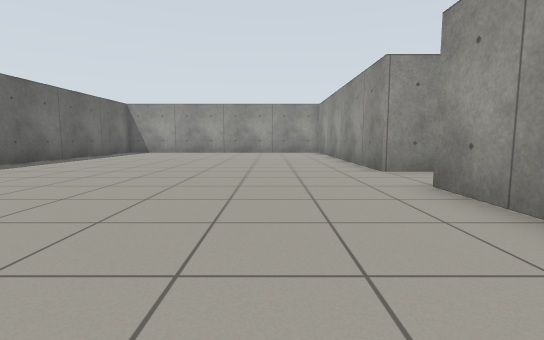
[1] (above)

16 first-person views from a walk through a Gazebo world. The camera is 0.72 m above the floor, tilts 6° down and sees 85° across. The floor is counted in squares, 1 m on a side. Each view is taken from the middle of a square. On the plan, view 1 faces up. The plan holds only what a view shows up to about 10 squares ahead; the rest is blank.

[2]
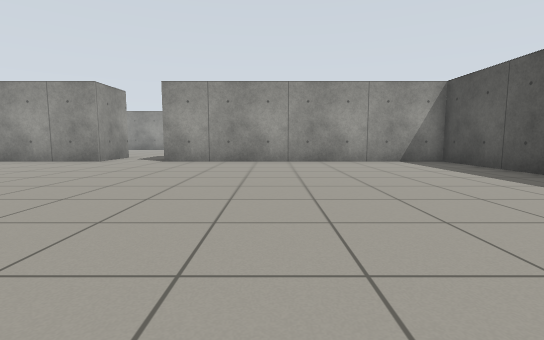

[3]
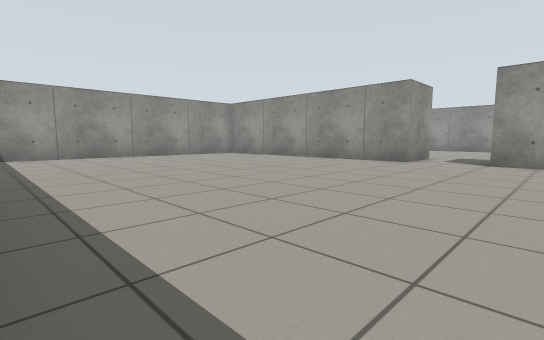

[4]
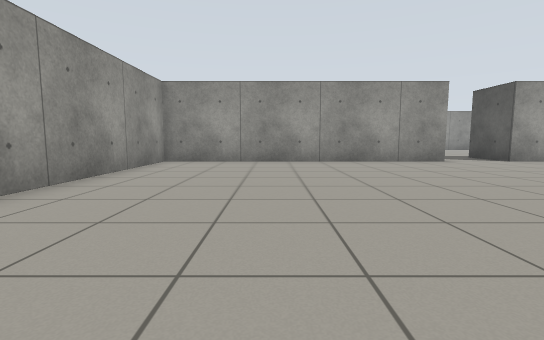

[5]
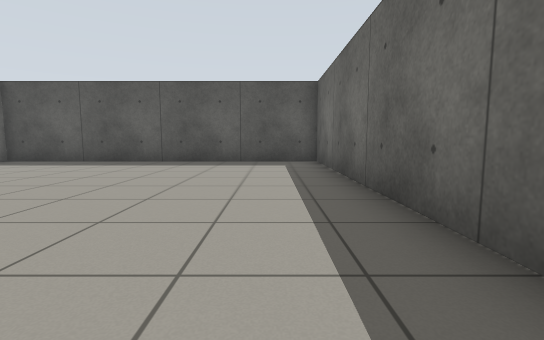

[6]
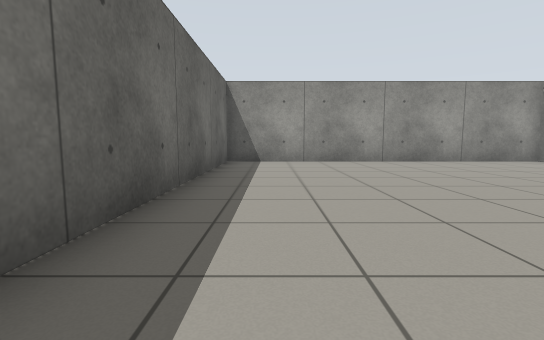

[7]
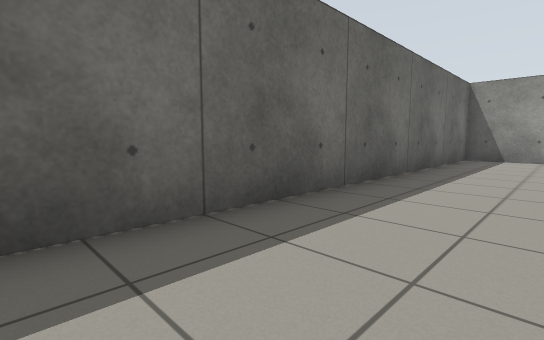

[8]
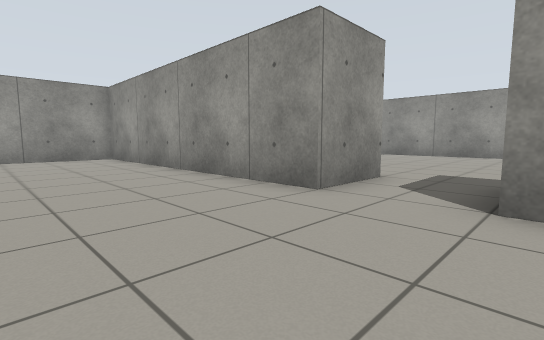

[9]
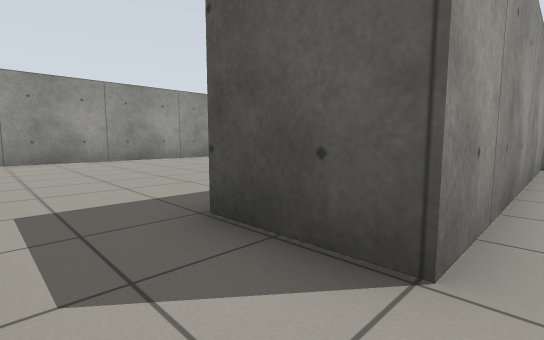

[10]
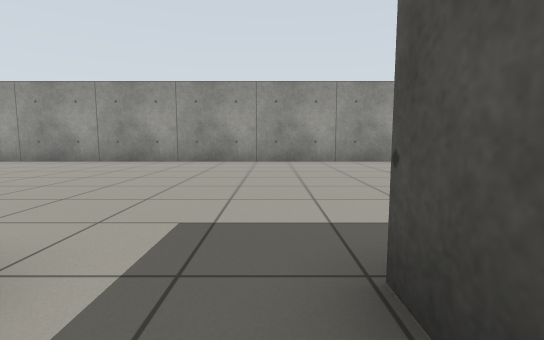

[11]
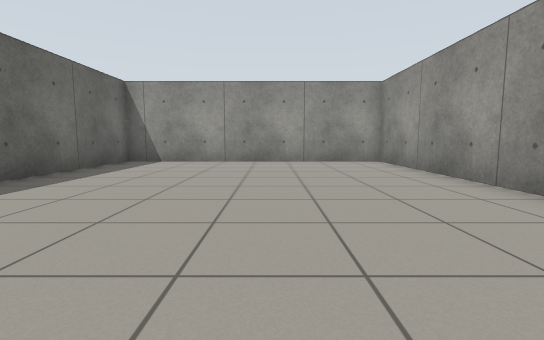

[12]
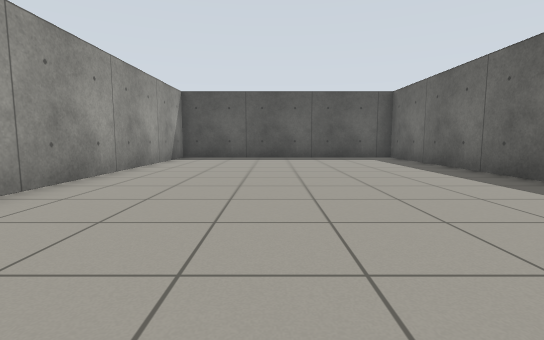

[13]
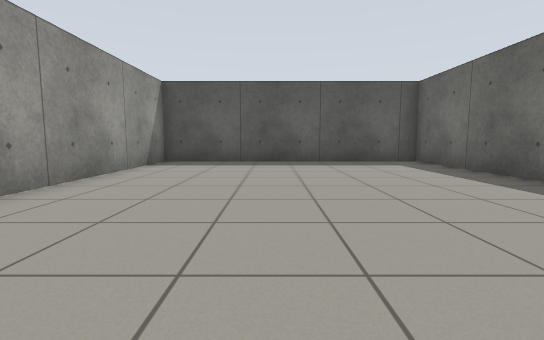

[14]
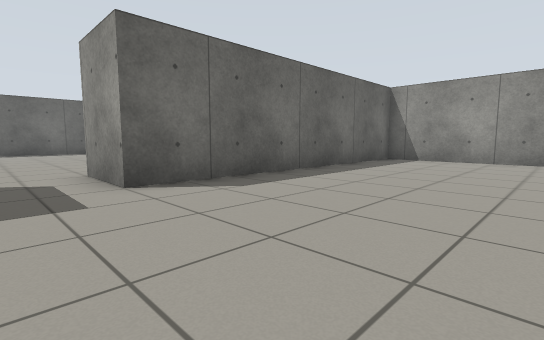

[15]
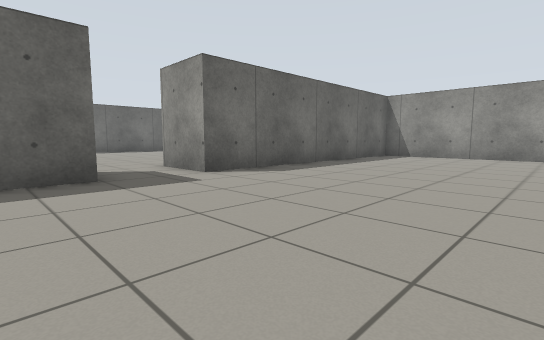

[16]
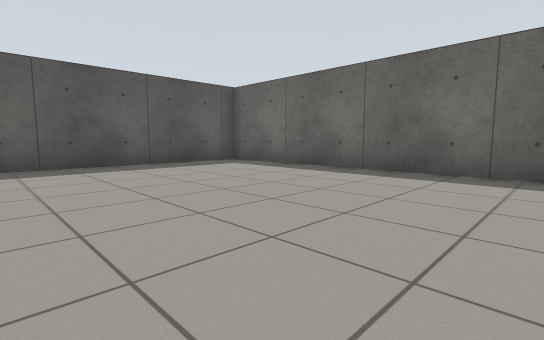

### Floor plan
Ten units are one square. View 1 is at (0, 0); x grows to the right and y downward. Boxes are objects, and circles mark ways between rooms. Rooms are numbered by the first view taken in them; rooms with no view inside come last. Other rooms are left out.
<svg viewBox="-79 -159 208 208">
<path fill="none" stroke="#000" d="M24 -65 24 -154 -74 -154 -74 44 24 44 24 -44M24 -44 44 -44 44 44 124 44 124 -154 44 -154 44 -65 24 -65"/>
<circle cx="35" cy="-55" r="3" fill="#2a7"/>
<text x="-30" y="-60">1</text>
<text x="80" y="-60">2</text>
</svg>
Room 1 opens to room 2.

Where each view was taken, in squares from view 1:
view 1: 0 up, 0 right, facing up
view 2: 1 up, 7 left, facing right
view 3: 3 up, 7 left, facing up-right
view 4: 12 up, 7 left, facing right
view 5: 5 up, 6 left, facing down
view 6: 6 up, 6 left, facing up
view 7: 4 up, 5 left, facing up-left
view 8: 4 up, 1 left, facing up-right
view 9: 6 up, 2 right, facing down-right
view 10: 5 up, 3 right, facing right
view 11: 6 up, 9 right, facing up
view 12: 7 up, 9 right, facing down
view 13: 5 up, 9 right, facing down
view 14: 5 up, 9 right, facing up-left
view 15: 3 up, 10 right, facing up-left
view 16: 4 up, 11 right, facing down-left
